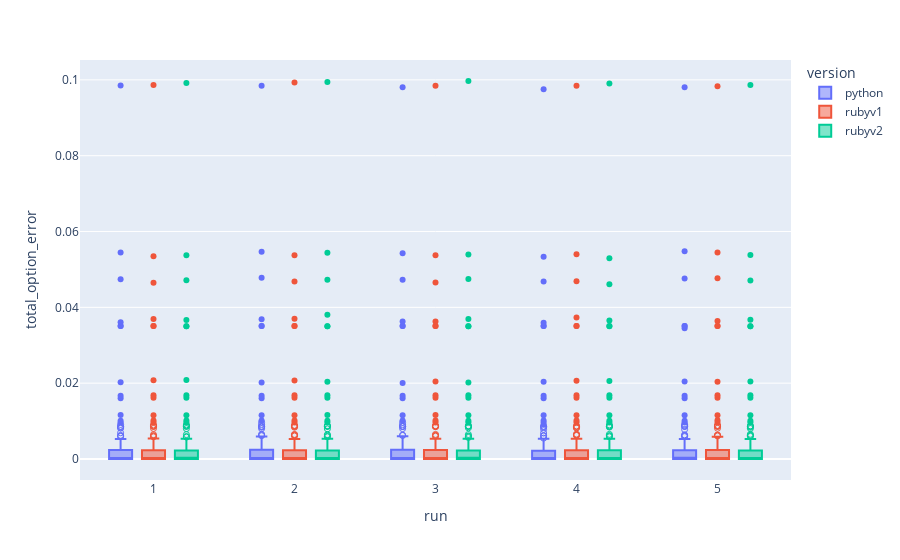

Here is the notebook cell this chart was saved with:
### Code cell
fig = px.box(error_df, x="run", y="total_option_error", color='version',
             points='suspectedoutliers')
fig.show()

### Figure 1 — Plotly figure (JSON) as saved in the notebook; plotly's stock layout.template omitted (floating-point values rounded to 4 significant figures; data arrays with more than 128 entries replaced by an {"elided": "..."} marker saying what was removed)
{"data": [{"alignmentgroup": "True", "boxpoints": "suspectedoutliers", "hovertemplate": "version=python<br>run=%{x}<br>total_option_error=%{y}<extra></extra>", "legendgroup": "python", "marker": {"color": "#636efa"}, "name": "python", "notched": false, "offsetgroup": "python", "orientation": "v", "showlegend": true, "type": "box", "x": {"elided": "665 int values"}, "x0": " ", "xaxis": "x", "y": {"elided": "665 float values"}, "y0": " ", "yaxis": "y"}, {"alignmentgroup": "True", "boxpoints": "suspectedoutliers", "hovertemplate": "version=rubyv1<br>run=%{x}<br>total_option_error=%{y}<extra></extra>", "legendgroup": "rubyv1", "marker": {"color": "#EF553B"}, "name": "rubyv1", "notched": false, "offsetgroup": "rubyv1", "orientation": "v", "showlegend": true, "type": "box", "x": {"elided": "665 int values"}, "x0": " ", "xaxis": "x", "y": {"elided": "665 float values"}, "y0": " ", "yaxis": "y"}, {"alignmentgroup": "True", "boxpoints": "suspectedoutliers", "hovertemplate": "version=rubyv2<br>run=%{x}<br>total_option_error=%{y}<extra></extra>", "legendgroup": "rubyv2", "marker": {"color": "#00cc96"}, "name": "rubyv2", "notched": false, "offsetgroup": "rubyv2", "orientation": "v", "showlegend": true, "type": "box", "x": {"elided": "665 int values"}, "x0": " ", "xaxis": "x", "y": {"elided": "665 float values"}, "y0": " ", "yaxis": "y"}], "layout": {"boxmode": "group", "legend": {"title": {"text": "version"}, "tracegroupgap": 0}, "margin": {"t": 60}, "xaxis": {"anchor": "y", "domain": [0, 1], "title": {"text": "run"}}, "yaxis": {"anchor": "x", "domain": [0, 1], "title": {"text": "total_option_error"}}}}
